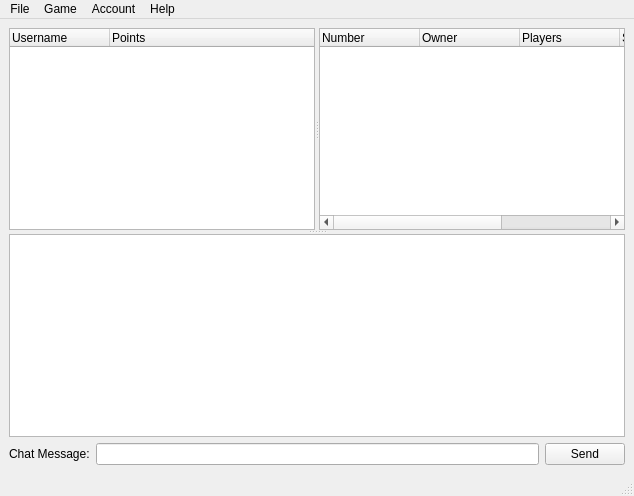
<?xml version="1.0" encoding="UTF-8"?>
<ui version="4.0">
 <class>MainWindow</class>
 <widget class="QMainWindow" name="MainWindow">
  <property name="geometry">
   <rect>
    <x>0</x>
    <y>0</y>
    <width>634</width>
    <height>496</height>
   </rect>
  </property>
  <property name="windowTitle">
   <string>Tyranny Client</string>
  </property>
  <widget class="QWidget" name="centralwidget">
   <layout class="QVBoxLayout" name="verticalLayout_2">
    <item>
     <widget class="QSplitter" name="splitter_2">
      <property name="orientation">
       <enum>Qt::Vertical</enum>
      </property>
      <widget class="QSplitter" name="splitter">
       <property name="orientation">
        <enum>Qt::Horizontal</enum>
       </property>
       <widget class="QTreeWidget" name="userList">
        <column>
         <property name="text">
          <string>Username</string>
         </property>
        </column>
        <column>
         <property name="text">
          <string>Points</string>
         </property>
        </column>
       </widget>
       <widget class="QTreeWidget" name="roomList">
        <column>
         <property name="text">
          <string>Number</string>
         </property>
        </column>
        <column>
         <property name="text">
          <string>Owner</string>
         </property>
        </column>
        <column>
         <property name="text">
          <string>Players</string>
         </property>
        </column>
        <column>
         <property name="text">
          <string>Status</string>
         </property>
        </column>
        <column>
         <property name="text">
          <string>Type</string>
         </property>
        </column>
       </widget>
      </widget>
      <widget class="QWidget" name="">
       <layout class="QVBoxLayout" name="verticalLayout">
        <item>
         <widget class="QTextEdit" name="chatBox"/>
        </item>
        <item>
         <layout class="QHBoxLayout" name="horizontalLayout">
          <item>
           <widget class="QLabel" name="label">
            <property name="text">
             <string>Chat Message:</string>
            </property>
           </widget>
          </item>
          <item>
           <widget class="QLineEdit" name="chatEdit"/>
          </item>
          <item>
           <widget class="QPushButton" name="sendButton">
            <property name="text">
             <string>Send</string>
            </property>
           </widget>
          </item>
         </layout>
        </item>
       </layout>
      </widget>
     </widget>
    </item>
   </layout>
  </widget>
  <widget class="QMenuBar" name="menubar">
   <property name="geometry">
    <rect>
     <x>0</x>
     <y>0</y>
     <width>634</width>
     <height>25</height>
    </rect>
   </property>
   <widget class="QMenu" name="menuFile">
    <property name="title">
     <string>File</string>
    </property>
    <addaction name="actionConnect"/>
    <addaction name="actionDisconnect"/>
    <addaction name="separator"/>
    <addaction name="actionPreferences"/>
    <addaction name="separator"/>
    <addaction name="actionQuit"/>
   </widget>
   <widget class="QMenu" name="menuHelp">
    <property name="title">
     <string>Help</string>
    </property>
    <addaction name="actionReport_Error"/>
    <addaction name="actionContents"/>
    <addaction name="actionAbout"/>
   </widget>
   <widget class="QMenu" name="menuGame">
    <property name="title">
     <string>Game</string>
    </property>
    <addaction name="actionCreate_Room"/>
    <addaction name="separator"/>
    <addaction name="actionManage_Friends"/>
    <addaction name="actionBlocked_Users"/>
   </widget>
   <widget class="QMenu" name="menuAccount">
    <property name="title">
     <string>Account</string>
    </property>
    <addaction name="actionEdit_Profile"/>
    <addaction name="actionStatistics"/>
    <addaction name="separator"/>
    <addaction name="actionSettings"/>
   </widget>
   <addaction name="menuFile"/>
   <addaction name="menuGame"/>
   <addaction name="menuAccount"/>
   <addaction name="menuHelp"/>
  </widget>
  <widget class="QStatusBar" name="statusbar"/>
  <action name="actionReport_Error">
   <property name="text">
    <string>Report Error</string>
   </property>
   <property name="statusTip">
    <string>Report a bug or problem you experienced with the game.</string>
   </property>
  </action>
  <action name="actionConnect">
   <property name="text">
    <string>Connect</string>
   </property>
   <property name="statusTip">
    <string>Connect to the server defined in the Preferences dialog.</string>
   </property>
  </action>
  <action name="actionDisconnect">
   <property name="text">
    <string>Disconnect</string>
   </property>
   <property name="statusTip">
    <string>Terminate the current connection with the server.</string>
   </property>
  </action>
  <action name="actionPreferences">
   <property name="text">
    <string>Preferences</string>
   </property>
   <property name="statusTip">
    <string>Set which server to connect to, etc.</string>
   </property>
  </action>
  <action name="actionQuit">
   <property name="text">
    <string>Quit</string>
   </property>
   <property name="statusTip">
    <string>Terminate the client.</string>
   </property>
  </action>
  <action name="actionCreate_Room">
   <property name="text">
    <string>Create Room</string>
   </property>
   <property name="statusTip">
    <string>Open a new game room to play a round.</string>
   </property>
  </action>
  <action name="actionManage_Friends">
   <property name="text">
    <string>Manage Friends</string>
   </property>
   <property name="statusTip">
    <string>Set which users you consider friends.</string>
   </property>
  </action>
  <action name="actionBlocked_Users">
   <property name="text">
    <string>Blocked Users</string>
   </property>
   <property name="statusTip">
    <string>Modify which users should not communicate with you.</string>
   </property>
  </action>
  <action name="actionEdit_Profile">
   <property name="text">
    <string>Edit Profile</string>
   </property>
   <property name="statusTip">
    <string>Modify your public information.</string>
   </property>
  </action>
  <action name="actionSettings">
   <property name="text">
    <string>Settings</string>
   </property>
   <property name="statusTip">
    <string>Change your password, and more.</string>
   </property>
  </action>
  <action name="actionStatistics">
   <property name="text">
    <string>Statistics</string>
   </property>
   <property name="statusTip">
    <string>View your wins, losses, and other statistics.</string>
   </property>
  </action>
  <action name="actionContents">
   <property name="text">
    <string>Contents</string>
   </property>
   <property name="statusTip">
    <string>Display a list of topics about the client.</string>
   </property>
  </action>
  <action name="actionAbout">
   <property name="text">
    <string>About</string>
   </property>
   <property name="statusTip">
    <string>Information about the client.</string>
   </property>
  </action>
 </widget>
 <resources/>
 <connections/>
</ui>
